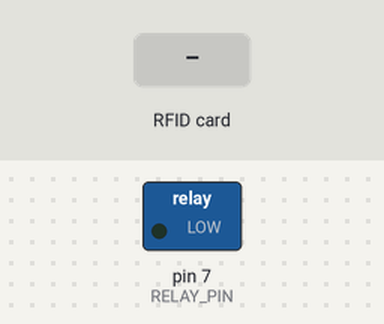
Recording of a sketch running on a simulated Arduino Uno, built with avr-gcc and run on an emulated ATmega328P. Parts: switched loads named in the sketch (green lamp = pin HIGH). The test bench sets the inputs (shaded band). Pins used as bus, display or sensor lines are not drawn; what the sketch prints to the serial monitor is not drawn.

Above: at 1.2 s.
1.3 s: RFID card 25 4D 42 02 held to the reader
At 2.2 s:
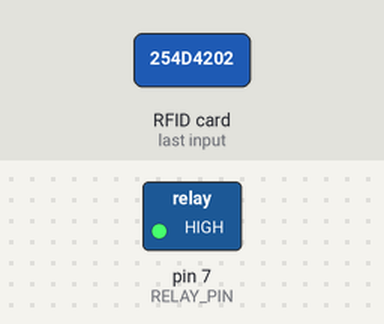
2.8 s: RFID card 5E 7A 19 C4 held to the reader
Timing chart, 0 to 5.8 s (numbered marks = the images above; inputs shaded):
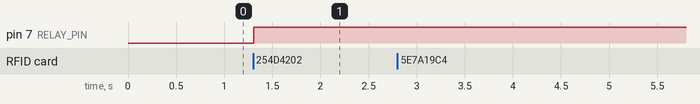

Measured:
- after the input at 1.3 s, pin 7 (RELAY_PIN): LOW → HIGH at once
- after the input at 2.8 s, every drawn part: stays the same

The sketch:

RFID.ino
```cpp
#include <SPI.h>
#include <MFRC522.h>

#define SS_PIN 10
#define RST_PIN 9
#define RELAY_PIN 7   // Relay (or LED) pin

MFRC522 mfrc522(SS_PIN, RST_PIN);

bool relayState = false; // to remember relay state

void setup() {
  Serial.begin(9600);
  SPI.begin();
  mfrc522.PCD_Init();

  pinMode(RELAY_PIN, OUTPUT);
  digitalWrite(RELAY_PIN, LOW); // start OFF

  Serial.println("Scan RFID card...");
}

void loop() {
  // Look for a card
  if (!mfrc522.PICC_IsNewCardPresent()) return;
  if (!mfrc522.PICC_ReadCardSerial()) return;

  // Read UID
  String content = "";
  for (byte i = 0; i < mfrc522.uid.size; i++) {
    content.concat(String(mfrc522.uid.uidByte[i] < 0x10 ? " 0" : " "));
    content.concat(String(mfrc522.uid.uidByte[i], HEX));
  }
  content.toUpperCase();
  Serial.print("UID: "); Serial.println(content);

  // Authorized UID (replace with your card UID)
  if (content.substring(1) == "25 4D 42 02") {
    relayState = !relayState; // toggle state
    digitalWrite(RELAY_PIN, relayState ? HIGH : LOW);

    if (relayState) {
      Serial.println("Authorized card → Relay ON");
    } else {
      Serial.println("Authorized card → Relay OFF");
    }
  } else {
    Serial.println("Unauthorized card → Ignored");
  }

  // Halt until card is removed (prevents multiple reads in one tap)
  mfrc522.PICC_HaltA();
  mfrc522.PCD_StopCrypto1();
}
```
